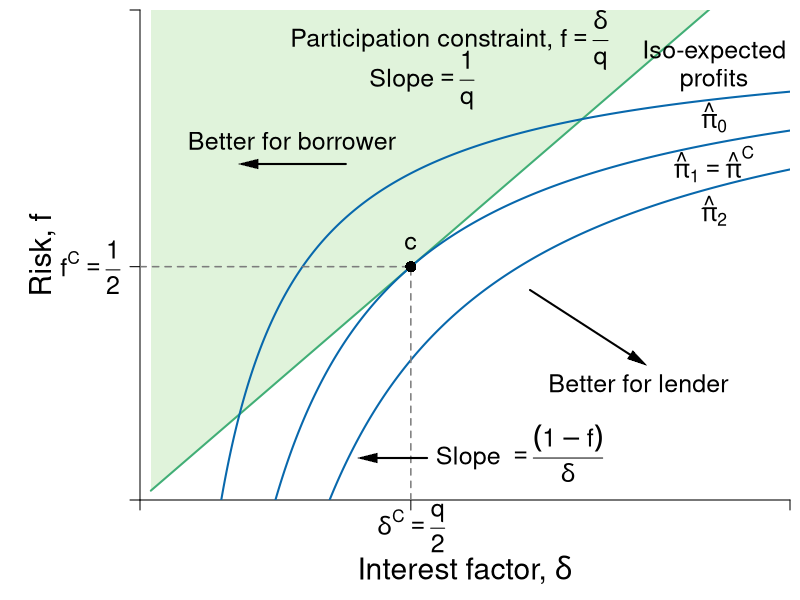

Generate this figure with R:
#Graph Designer: Simon Halliday, Scott Cohn
#Authors: Bowles, Foley and Halliday
#Title: Coordination, Conflict and Competition: A Text in Microeconomics

library(shape)
pdf(file = "credit/contractual_risk.pdf", width = 8, height = 6)

#Set parameters for graphics
axislabelsize <- 1.8
labelsize <- 1.5
namesize <- 1.8
annotatesize <- 1.5
graphlinewidth <- 2
segmentlinewidth <- 1.5

COL <- c("#7fc97f", "#beaed4", "#fdc086", "#ffff99", "#386cb0", "#f0027f", "#bf5b17", "#666666")
COLA <- c("#e0f3db", "#99d8c9","#66c2a4","#41ae76", "#238b45", "#005824")
COLB <- c("#c6dbef", "#4eb3d3", "#2b8cbe", "#0868ac","#084081")
COLC <- c("#fcfbfd", "#efedf5", "#dadaeb", "#bcbddc", "#9e9ac8", "#807dba", "#6a51a3", "#54278f", "#3f007d")
grays <- gray.colors(25, start = 1, end = 0, alpha = 1)

#Edited the margins to cater for the larger LHS labels
par(mar =  c(5, 7, 0.5, 0.5))

PCFn <- function(delta, q = 0.5) {
  delta/q
}

isoreturnFn <- function(delta, pi=0.125) {
  1 - (pi)/delta
}

xlims <- c(0, 0.6)
ylims <- c(0, 1.05)

npts <- 501 
x <- seq(xlims[1], xlims[2], length.out = npts)
y <- seq(ylims[1], ylims[2], length.out = npts) 
a <- c(2, 4, 6)

plot(0, 0, xlim = xlims, ylim = ylims, type = "n",
     xlab = expression(paste("")),
     ylab = expression(paste("")), 
     xaxt = "n", 
     yaxt = "n", 
     cex.lab = axislabelsize, 
     bty = "n", 
     xaxs = "i", 
     yaxs = "i"
)


ticksy <- c(ylims[1], isoreturnFn(delta= 0.25), ylims[2])
ylabels <- c(NA, expression(paste(f^C, phantom()==frac(1,2))), NA)
ticksx <- c(xlims[1], 0.25, xlims[2])
xlabels <- c(NA, NA, NA)
text(0.25, -0.06, expression(paste(delta^C, phantom()==frac(q, 2))), xpd = TRUE, cex = labelsize) 


axis(1, at = ticksx, pos = 0, labels = xlabels, cex.axis = labelsize)
axis(2, at = ticksy, pos = 0, labels = ylabels, las = 1, cex.axis = labelsize)

npts <- 500 
xx1 <- seq(0.01, xlims[2], length.out = npts)
xx2 <- seq(0, xlims[2], length.out = npts)
xx3 <- seq(1.5, 2.5, length.out = npts)
xx4 <- seq(3, 5, length.out = npts)
xx5 <- seq(7, 9, length.out = npts)



#Draw the polygon for feasibility
xpoly1 <- c(0.01, xx1, 0.01, 0.01)
ypoly1 <- c(0.01, PCFn(xx1), ylims[2], 0.01)
polygon(x = xpoly1, y = ypoly1, col = COLA[1], density = NULL, border = NA)


#Draw the graphs
lines(xx1, PCFn(xx1), col = COLA[4], lwd = graphlinewidth)
lines(xx1, isoreturnFn(xx1), col = COLB[4], lwd = graphlinewidth)
lines(xx1, isoreturnFn(xx1, pi = 0.075), col = COLB[4], lwd = graphlinewidth)
lines(xx1, isoreturnFn(xx1, pi = 0.175), col = COLB[4], lwd = graphlinewidth)


#Label the feasible frontier
#text(0.14, 0.82, expression("Lower interest factor"), cex = labelsize)
text(0.14, 0.77,  expression("Better for borrower"), cex = labelsize)
Arrows(0.19, 0.72, 0.1, 0.72, col = "black", lty = 1, lwd = 2, arr.type = "triangle", arr.lwd = 0.5)

#text(0.14, 0.82, expression("Feasible combinations"), cex = labelsize)
#text(0.14, 0.77,  expression("of risk and interest"), cex = labelsize)
# text(3.2, 0.5, expression("(production possibilities frontier)"), cex = labelsize)
# Arrows(4.35, 0.95, 8.1, 0.95, col = "black", lty = 1, lwd = 2, arr.type = "triangle", arr.lwd = 0.5)

#Axis labels
#mtext(expression(paste("Interest factor, ", delta)), side = 1, line = 2.5, cex = axislabelsize)
text(-0.09, 0.5*(ylims[2]), expression(paste("Risk, ", f)), xpd = TRUE, cex = axislabelsize, srt = 90) 
text(0.5*(xlims[2]), -0.15, expression(paste("Interest factor, ", delta)), xpd = TRUE, cex = axislabelsize) 


# Arrows(0.38, 0.18, 0.58, 0.09, col = "black", lty = 1, lwd = 2, arr.type = "triangle", arr.lwd = 0.5)
# text(0.48, 0.3, expression(paste('More profits')), cex = labelsize, xpd = TRUE)
# text(0.48, 0.23, expression(paste('better for principal')), cex = labelsize, xpd = TRUE)

Arrows(0.36, 0.45, 0.46, 0.3, col = "black", lty = 1, lwd = 2, arr.type = "triangle", arr.lwd = 0.5)
#text(0.48, 0.3, expression(paste('More profits')), cex = labelsize, xpd = TRUE)
text(0.46, 0.25, expression(paste('Better for lender')), cex = labelsize, xpd = TRUE)


#Label participation constraint
text(0.26, 0.985, expression(paste("Participation constraint,")), cex = labelsize)
text(0.41, 0.985, expression(paste(f == frac(delta, q))), cex = labelsize, xpd = TRUE)
text(0.26, 0.9, expression(paste("Slope" == frac(1, q))), cex = labelsize)

#Label Iso-profit
text(0.53, 0.96, expression(paste("Iso-expected")), cex = labelsize)
text(0.53, 0.9, expression(paste("profits")), cex = labelsize)
text(0.53, 0.82, expression(paste(hat(pi)[0])), cex = labelsize)
text(0.53, 0.72, expression(paste(hat(pi)[1] == hat(pi)^C)), cex = labelsize)
text(0.53, 0.62, expression(paste(hat(pi)[2])), cex = labelsize)

segments(0, isoreturnFn(0.25), 0.25, isoreturnFn(0.25), lty = 2, col = grays[20] , lwd = segmentlinewidth)
segments(0.25, 0, 0.25, isoreturnFn(0.25), lty = 2, col = grays[20] , lwd = segmentlinewidth)
text(0.25, isoreturnFn(0.25) + 0.05, expression(paste(c)), cex = labelsize)
points(0.25, isoreturnFn(0.25), pch = 16, col = "black", cex = 1.5)

# slope of indiff
text(0.35, 0.1, expression(paste("Slope ", phantom() == frac((1 - f),delta ))), cex = labelsize, xpd = TRUE)
Arrows(0.265, 0.09, 0.21, 0.09, col = "black", lty = 1, lwd = 2, arr.type = "triangle", arr.lwd = 0.5)

dev.off()
